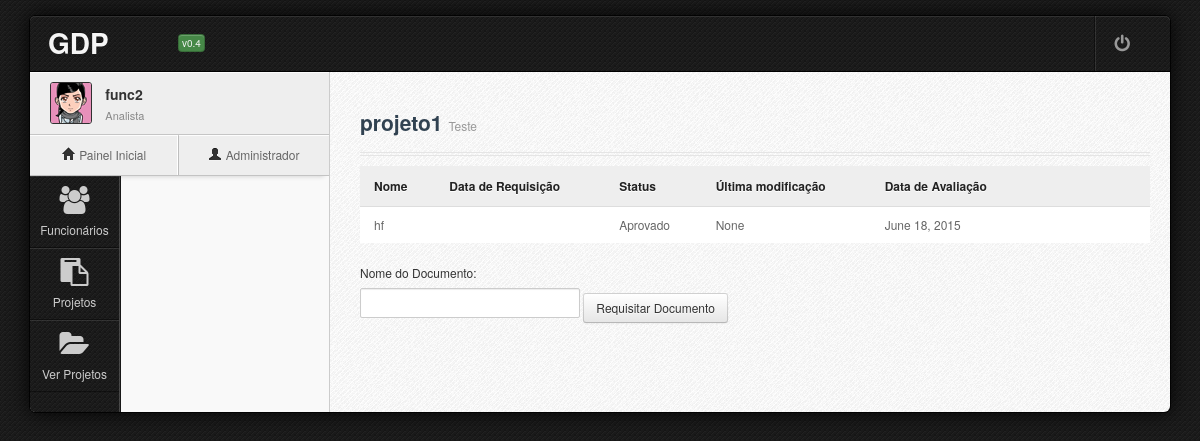
Screenshot of /projetos/8/etapa/8/ (signed in) with the database file from the repository.
### sistema/models.py (models this page shows, shortened)
class Funcionario(models.Model):
    nome = models.CharField("Nome", max_length=128)
    contato = models.OneToOneField(Contato, null = True) #null não é salvo no BD e blank não é requerido no form
    cargo = models.CharField(max_length=16, choices = cargos)
    nivel_formacao = models.CharField("Nível de formação", max_length=16, choices = niveis_formacao)
    usuario = models.OneToOneField(User, blank = True, null=True)
    projeto = models.ForeignKey(Projeto, blank = True, null = True)
    class Meta:
        verbose_name = "Funcionário"
        verbose_name_plural = "Funcionários"

class Projeto(models.Model):
    nome_projeto = models.CharField("Nome do Projeto ", max_length=128)
    inicio = models.DateField("Data de criação", null = True)
    prazo = models.DateField("Prazo final", null = True)
    status = models.BooleanField("Concluído", default = False, blank = True)
    class Meta:
        verbose_name = "Projeto"
        verbose_name_plural = "Projetos"

class Etapa(models.Model):
    nome = models.CharField("Nome da Etapa", max_length=128)
    inicio = models.DateField("Data de criação", blank=True, null=True)
    prazo = models.DateField("Prazo Final", blank=True, null=True)
    status = models.CharField(max_length=16, choices = status_etapa)
    projeto = models.ForeignKey(Projeto)
    class Meta:
        verbose_name = "Etapa"
        verbose_name_plural = "Etapas"

class Documento(models.Model):
    nome = models.CharField("Nome do Documento", max_length=128)
    data_criacao = models.DateField("Data de requisição")
    status = models.CharField(max_length=16, choices = status_documento)
    data_revisao = models.DateField("Última modificação", blank=True, null=True)
    data_aprovacao = models.DateField("Data de avaliação", blank=True, null=True)
    texto = models.TextField("Detalhamento", blank=True, null=True)
    etapa = models.ForeignKey(Etapa)
    class Meta:
        verbose_name = "Documento"
        verbose_name_plural = "Documentos"

### sistema/views.py (the view)
# urls.py: url(r'^projetos/(?P<id_projeto>[0-9]+)/etapa/(?P<id_etapa>[0-9]+)/$', views.documentos_ver),
@login_required
@permission_required('auth.perm_a', login_url='/home/')
def documentos_ver(request, id_projeto, id_etapa):
    funcionario_corrente = Funcionario.objects.get(usuario=request.user)
    projeto_corrente = Projeto.objects.get(id = id_projeto)
    etapa_corrente = Etapa.objects.get(id = id_etapa)
    documentos = Documento.objects.filter(etapa = etapa_corrente)
    lista = Documento.objects.filter(etapa = etapa_corrente)
    documento_form = DocumentoForm()
    return render(request,"documentos.html", locals())

### sistema/forms.py
class DocumentoForm(forms.ModelForm):
    class Meta:
        model = Documento
        fields = ('nome',)

### sistema/templates/documentos.html (shortened to what this page needs)
{% extends "base.html" %}
{% block titulo %}{{projeto_corrente.nome_projeto}}{% endblock titulo %}
{% block subtitulo %}{{etapa_corrente.nome}}{% endblock subtitulo %}
{% block conteudo %}
{% if lista %}
<table class="table table-hover" id="table2">
    <thead>
        <tr>
            <th>Nome</th>
            <th>Data de Requisição</th>
            <th>Status</th>
            <th>Última modificação</th>
            <th>Data de Avaliação</th>
            <th></th>
        </tr>
    </thead>
    <tbody>
        {% for documento in lista%}
        <tr class="odd gradeX">
            <td>{{documento.nome}}</td>
            <td>{{documento.inicio}}</td>
            <td>{{documento.get_status_display}}</td>
            <td>{{documento.data_revisao}}</td>
            <td>{{documento.data_aprovacao}}</td>
            <td>
            </td>
        </tr>
        {% endfor%}
    </tbody>
</table>
<br>
{% endif %}
<form method="POST" action="requisita_documento/">{% csrf_token %}
    {{documento_form.as_table}}
    <button class="btn" type="submit">Requisitar Documento</button>
</form>
{% endblock conteudo %}

### sistema/templates/base.html (shortened to what this page needs)
<!DOCTYPE html>
 <html class="no-js">
    <head>
	<link rel="stylesheet" type="text/css" href="/static/css/jasny-bootstrap.min.css">
	<link rel="stylesheet" type="text/css" href="/static/css/bootstrap.min.css">
	<link rel="stylesheet" type="text/css" href="/static/css/icon/fugue.min.css">
	<link rel="stylesheet" type="text/css" href="/static/css/icon/elusive.min.css">
	<link rel="stylesheet" type="text/css" href="/static/css/icon/font-awesome.min.css">
	<link rel="stylesheet" type="text/css" href="/static/css/default.min.css">
	<link rel="stylesheet" type="text/css" href="/static/css/default.responsive.min.css">
	<link rel="stylesheet" type="text/css" href="/static/css/plugins/uniform.default.css">
	<link rel="stylesheet" type="text/css" href="/static/css/jui/jquery.ui.min.css">
    </head>
    <body class="body5">
        <div id="wrapper" class="boxed">
            <div id="wrapper-inner" class="pattern8">
                <div id="main-header">
		    <div class="container-fluid">
			<div class="row-fluid">
			    <div class="span12">
				<div class="title">
				    <h1>GDP <small>v0.4</small></h1>
			        </div>
				<div class="header-panel">
				    <div id="dropdown-patterns" class="dropdown" rel="tooltip" data-placement="bottom" title="Logout">
					<a href="/logout/" class="menu dropdown-toggle" onclick="return confirm('Deseja realmente fazer logout do sistema?')" ><i class="icon iconfa-off"></i></a>
				    </div>
				</div>
			    </div>
			</div>
		    </div>
                </div>
                <div id="sidebar">
                    <div class="profile" data-detach="profile">
                        <div class="profile-pic">
			    <div class="btn-group">
				    <img src="/static/img/avatar/40x40/avatar4.png" width="40px" height="40px" alt="{{membro_logado.user.get_full_name}}" class="dropdown-toggle" data-toggle="dropdown">
                </div>
                        </div>
                        <div class="profile-info">
                            <span class="name">{{funcionario_corrente.nome}}</span>
                            <span class="job">{{funcionario_corrente.get_cargo_display}}</span>
                        </div>
                        <div class="profile-panel">
                            <div class="profile-panel-menu" id="panel-message">
                                <a href="/home/" class="menu">
                                    <i class="icon icon-home"></i>
                                    <span class="text">Painel Inicial</span>
                                </a>
                            </div>
                            <div class="profile-panel-menu" id="panel-notification">
                                <a href="/admin/" class="menu">
                                    <i class="icon icon-user"></i>
                                    <span class="text">Administrador</span>
                                </a>
                            </div>
                        </div>
                    </div>
                    <ul class="nav-mainmenu" id="nav-mainmenu">
                        <li class="accordion-group">
                            <a href="/cadastra_funcionario/"><span class="icon iconfa-group"></span><span class="text">Funcionários</span><span class="badge pull-right">4</span></a>
                        </li>
                        <li class="accordion-group">
                            <a href="/cadastra_projeto/"><span class="icon iconfa-paste"></span><span class="text">Projetos</span><span class="badge pull-right">5</span></a>
                        </li>
                        <li class="accordion-group">
                            <a href="/projetos/"><span class="icon iconfa-folder-open"></span><span class="text">Ver Projetos</span><span class="badge pull-right">3</span></a>
                        </li>
                    </ul>
                </div>
                <div id="main-content">
                    <p>&nbsp;</p>
                    <h3>{% block titulo %}{% endblock titulo %} <small>{% block subtitulo %}{% endblock subtitulo %}</small></h3>
                    <hr class="style1">
		    <div class="row-fluid" >
			<div class="span12">
			{% block conteudo %}{% endblock conteudo %}
					    </div>
                    </div>
					<br/>
                </div>
            </div>
        </div>
    </body>
</html>

### rows the page displays
Funcionario: nome "func2", cargo "Analista"
Projeto: nome_projeto "projeto1"
Etapa: nome "Teste"
Documento: nome "hf", status "Aprovado", data_revisao "None", data_aprovacao "June 18, 2015"
